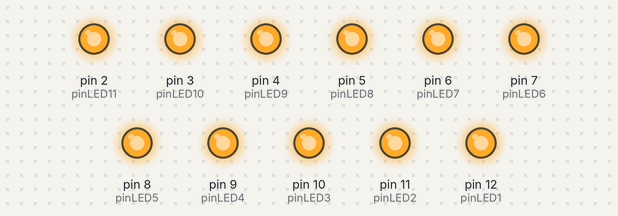
The sketch below on a simulated Arduino Uno, built with avr-gcc and run on an emulated ATmega328P. Parts: output pins drawn as LEDs (lit = HIGH).

Above: at 0.5 s.
At 3.5 s:
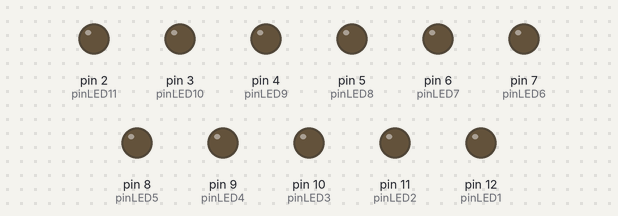
Timing chart, 0 to 4.6 s (numbered marks = the images above):
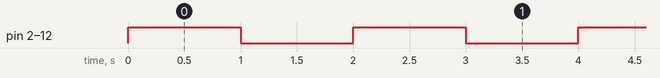

The sketch:

led_blink.ino
```cpp
const int pinLED1 = 12;
const int pinLED2 = 11;
const int pinLED3= 10;
const int pinLED4 = 9;
const int pinLED5 = 8;
const int pinLED6 = 7;
const int pinLED7 = 6;
const int pinLED8 = 5;
const int pinLED9 = 4;
const int pinLED10 = 3;
const int pinLED11 = 2;


void setup() {

pinMode(pinLED1, OUTPUT);
pinMode(pinLED2, OUTPUT);
pinMode(pinLED3, OUTPUT);
pinMode(pinLED4, OUTPUT);
pinMode(pinLED5, OUTPUT);
pinMode(pinLED6, OUTPUT);
pinMode(pinLED7, OUTPUT);
pinMode(pinLED8, OUTPUT);
pinMode(pinLED9, OUTPUT);
pinMode(pinLED10, OUTPUT);
pinMode(pinLED11, OUTPUT);

}

void loop() {

digitalWrite(pinLED1, HIGH);
digitalWrite(pinLED2, HIGH);
digitalWrite(pinLED3, HIGH);
digitalWrite(pinLED4, HIGH);
digitalWrite(pinLED5, HIGH);
digitalWrite(pinLED6, HIGH);
digitalWrite(pinLED7, HIGH);
digitalWrite(pinLED8, HIGH);
digitalWrite(pinLED9, HIGH);
digitalWrite(pinLED10, HIGH);
digitalWrite(pinLED11, HIGH);


delay(1000);

digitalWrite(pinLED1, LOW);
digitalWrite(pinLED2, LOW);
digitalWrite(pinLED3, LOW);
digitalWrite(pinLED4, LOW);
digitalWrite(pinLED5, LOW);
digitalWrite(pinLED6, LOW);
digitalWrite(pinLED7, LOW);
digitalWrite(pinLED8, LOW);
digitalWrite(pinLED9, LOW);
digitalWrite(pinLED10, LOW);
digitalWrite(pinLED11, LOW);

delay(1000);

}
```

Measured:
- by itself, pin 2 (pinLED11), pin 3 (pinLED10), pin 4 (pinLED9), pin 5 (pinLED8), pin 6 (pinLED7), pin 7 (pinLED6), pin 8 (pinLED5), pin 9 (pinLED4), pin 10 (pinLED3), pin 11 (pinLED2), pin 12 (pinLED1): alternates HIGH for 1.0 s and LOW for 1.0 s
